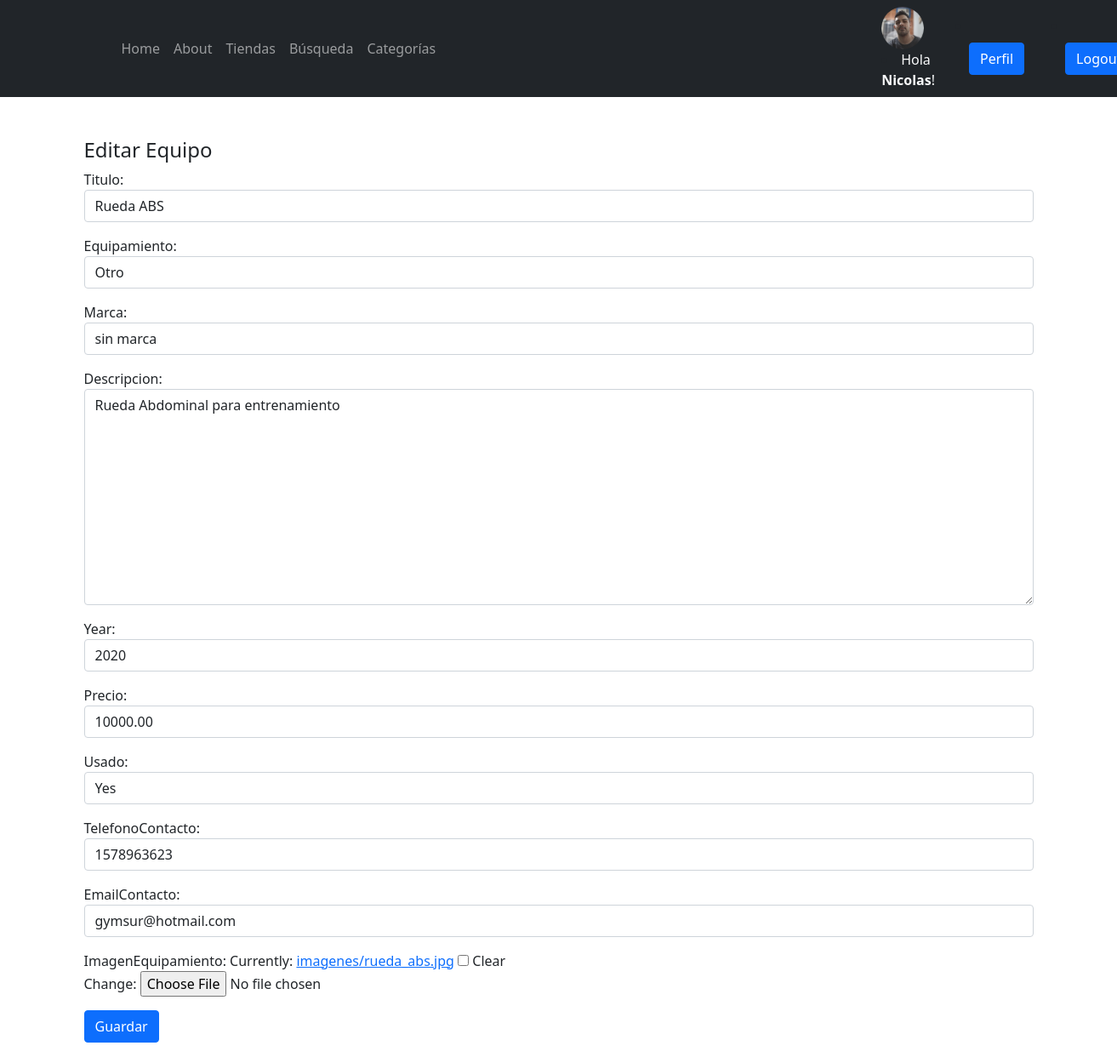
/otroEdicion/29/ (signed in), run on the app's committed database.
### EntrenamientoApp/models.py (models this page shows, shortened)
class Profile(models.Model):
    user = models.OneToOneField(User, null=True, on_delete=models.CASCADE)
    bio = models.TextField()
    profile_pic = models.ImageField(null=True, blank=True, upload_to='avatares/')
    website_url = models.CharField(max_length=255, null=True, blank=True)
    facebook_url = models.CharField(max_length=255, null=True, blank=True)
    twitter_url = models.CharField(max_length=255, null=True, blank=True)
    instagram_url = models.CharField(max_length=255, null=True, blank=True)

class Equipamiento(models.Model):
    equipamientoSeleccion = (
    ('gym','GYM'),
    ('funcional', 'FUNCIONAL'),
    ('futbol','FUTBOL'),
    ('boxeo','BOXEO'),
    ('basquet','BASQUET'),
    ('otro', 'Otro'),
    )
    usuario = models.ForeignKey(User, on_delete=models.CASCADE, null=True, blank=True)
    titulo = models.CharField(max_length=200)
    equipamiento = models.CharField(max_length=15, choices=equipamientoSeleccion, default='gym')
    marca = models.CharField(max_length=40)
    descripcion = models.TextField(null=True, blank=True)
    year = models.IntegerField()
    precio = models.DecimalField(max_digits=10, decimal_places=2)
    usado = models.BooleanField()
    fechaPublicacion = models.DateTimeField(auto_now_add=True)
    telefonoContacto = models.IntegerField()
    emailContacto = models.EmailField()
    imagenEquipamiento = models.ImageField(null=True, blank=True, upload_to="imagenes/")
    class Meta:
        ordering = ['usuario', '-fechaPublicacion']

### EntrenamientoApp/views.py (the view)
# urls.py: path('otroEdicion/<int:pk>/', OtroUpdate.as_view(), name='otro_editar'),
class OtroUpdate(LoginRequiredMixin, UpdateView):
    model = Equipamiento
    form_class = ActualizacionEquipamiento
    success_url = reverse_lazy('otros')
    context_object_name = 'otro'
    template_name = 'EntrenamientoApp/otroEdicion.html'

### EntrenamientoApp/forms.py
class ActualizacionEquipamiento(forms.ModelForm):
    class Meta:
        model = Equipamiento
        fields = ('titulo', 'equipamiento', 'marca', 'descripcion', 'year', 'precio', 'usado', 'telefonoContacto', 'emailContacto', 'imagenEquipamiento')
        widgets = {
            'titulo' : forms.TextInput(attrs={'class': 'form-control'}),
            'equipamiento' : forms.Select(attrs={'class': 'form-control'}),
            'marca' : forms.TextInput(attrs={'class': 'form-control'}),
            'descripcion' : forms.Textarea(attrs={'class': 'form-control'}),
            'year' : forms.TextInput(attrs={'class': 'form-control'}),
            'precio' : forms.TextInput(attrs={'class': 'form-control'}),
            'usado' : forms.NullBooleanSelect(attrs={'class': 'form-control'}),
            'telefonoContacto' : forms.TextInput(attrs={'class': 'form-control'}),
            'emailContacto' : forms.TextInput(attrs={'class': 'form-control'}),
        }

### EntrenamientoApp/templates/EntrenamientoApp/otroEdicion.html
{% extends 'EntrenamientoApp/home.html' %}
{% block content %}
<br>
<br>
{% if user.id == otro.usuario.id %}
<div class="container">
    <h4>Editar Equipo</h4>
</div>
<div class="container">
    <div class="form-group">
        <form method="post" enctype="multipart/form-data">{% csrf_token %}
            {{ form.as_p }}
            <button type="submit" class="btn btn-primary">Guardar</button>
        </form>
    </div>
</div>
<br>
{% else %}
<div class="container">
<h4>No tienes acceso a esta pagina!</h4>
</div>
{% endif %}
{% endblock %}

### EntrenamientoApp/templates/EntrenamientoApp/home.html (shortened to what this page needs)
<!DOCTYPE html>
<html lang="en">
    {% load static %}
    <head>
        <link href="https://cdn.jsdelivr.net/npm/bootstrap-icons@1.5.0/font/bootstrap-icons.css" rel="stylesheet" />
        <link href="{% static 'EntrenamientoApp/css/styles.css' %}" rel="stylesheet" />
        <link href="{% static 'EntrenamientoApp/css/carrusel.css' %}" rel="stylesheet" />
    </head>
    <body class="d-flex flex-column h-100">
        <main class="flex-shrink-0">
            <nav class="navbar navbar-expand-lg navbar-dark bg-dark">
                <div class="container px-5">
                    <div class="collapse navbar-collapse" id="navbarSupportedContent">
                        <ul class="navbar-nav ms-auto mb-2 mb-lg-0">
                            <li class="nav-item"><a class="nav-link" href="/">Home</a></li>
                            <li class="nav-item"><a class="nav-link" href="{% url 'about' %}">About</a></li>
                            <li class="nav-item"><a class="nav-link" href="#features">Tiendas</a></li>
                            <li class="nav-item"><a class="nav-link" href="#buscar">Búsqueda</a>
                            <li class="nav-item"><a class="nav-link" href="#carouselExampleControls">Categorías</a>
                        </ul>                        <div class="container"></div>
                    {% if request.user.is_authenticated %}
                        {% if user.profile.profile_pic %}
                        <div class="container">
                            <img src="{{ user.profile.profile_pic.url }}" width="50" height="50" class="rounded-circle"/>
                        {% else %}
                            <img src="{% static 'avatares/default_user_perfil.png' %}" width="50" height="50" class="rounded-circle ml-auto" alt="...">
                        {% endif %}
                        <li class="nav-item">
                          <span class="text-light">Hola <strong>{{request.user.first_name}}</strong>!</span>
                        </li>
                        </div>
                        <div class="container">
                            <div class="d-grid gap-2 d-md-flex justify-content-md-end">
                                <li class="nav-item">
                                <a class="nav-link" href="{% url 'editar_perfil' %}"><button class="btn btn-primary me-md-2" type="button">Perfil</button></a>
                                </li>
                                <li class="nav-item">
                                <a class="nav-link" href="{% url 'logout' %}"><button class="btn btn-primary" type="button">Logout</button></a>
                                </li>
                            </div>
                        </div>
                      {% endif %}
                    </div>
                </div>
            </nav>
            {% block content %}{% endblock %}

### data on the page
Equipamiento: titulo "Rueda ABS", equipamiento "Otro", marca "sin marca", descripcion "Rueda Abdominal para entrenamiento", year "2020", precio "10000.00", usado "Yes", telefonoContacto "1578963623", emailContacto "gymsur@hotmail.com"

### other printed values
{{ request.user.first_name }} "Nicolas"
